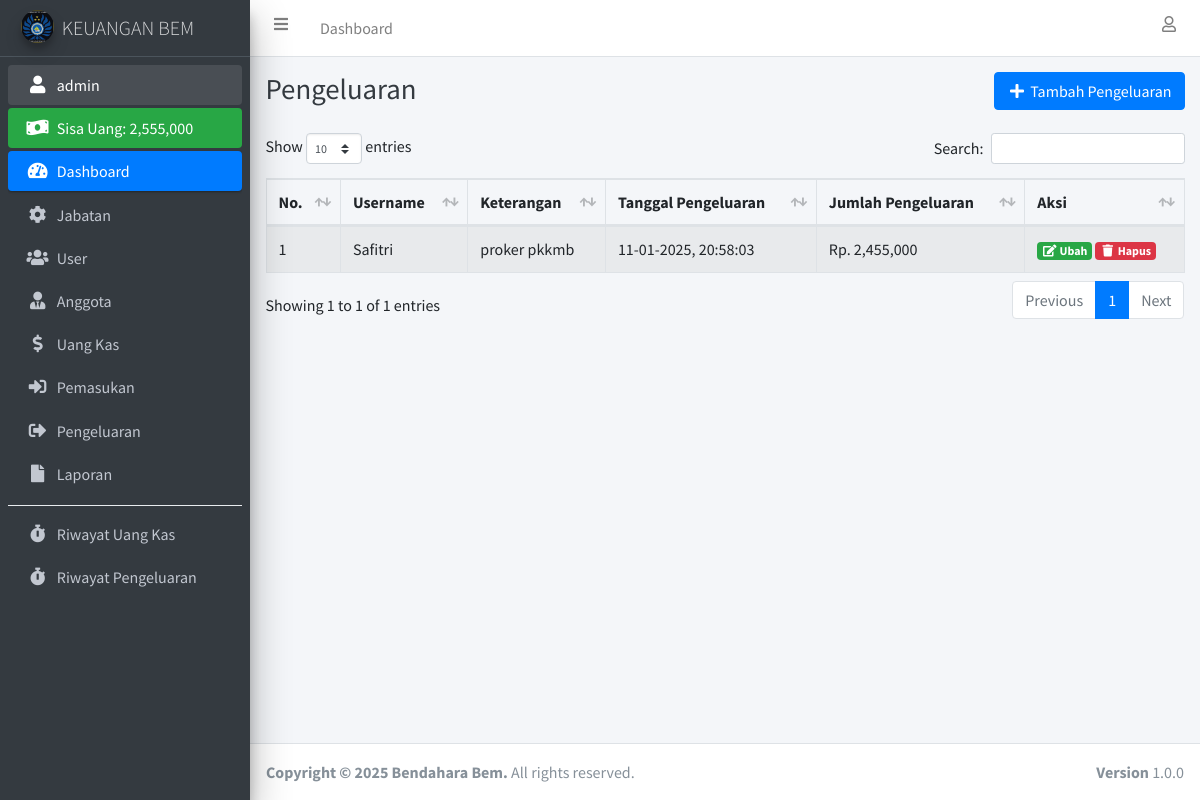
The app's page /pengeluaran.php (signed in) with its own data.
### tables this page shows
CREATE TABLE `user` (
  `id_user` int(11) NOT NULL,
  `nama_lengkap` varchar(100) NOT NULL,
  `username` varchar(100) NOT NULL,
  `password` varchar(255) NOT NULL,
  `id_jabatan` int(11) NOT NULL
);

CREATE TABLE `pengeluaran` (
  `id_pengeluaran` int(11) NOT NULL,
  `jumlah_pengeluaran` int(11) NOT NULL,
  `keterangan` text NOT NULL,
  `tanggal_pengeluaran` int(11) NOT NULL,
  `id_user` int(11) NOT NULL
);

### connection.php (called while the page is built, shortened)
<?php
	$host		= "localhost";
	$username	= "root";
	$password	= "";
	$database	= "uang_kas";
	$conn 		= mysqli_connect($host, $username, $password, $database);
if (isset($_SESSION['id_user'])) {
	function dataUser() {
		global $conn;
		$id_user = $_SESSION['id_user'];
		return mysqli_fetch_assoc(mysqli_query($conn, "SELECT * FROM user INNER JOIN jabatan ON user.id_jabatan = jabatan.id_jabatan WHERE id_user = '$id_user'"));
	}
}

### pengeluaran.php (the view, shortened to what this page needs)
<?php
  require 'connection.php';
  $pengeluaran = mysqli_query($conn, "SELECT * FROM pengeluaran INNER JOIN user ON pengeluaran.id_user = user.id_user");
?>
<!DOCTYPE html>
<html>
<head>
  <?php include 'include/css.php'; ?>
</head>
<body class="hold-transition sidebar-mini layout-fixed">
<div class="wrapper">
  <?php include 'include/navbar.php'; ?>
  <?php include 'include/sidebar.php'; ?>
  <div class="content-wrapper">
    <div class="content-header">
      <div class="container-fluid">
        <div class="row mb-2">
          <div class="col-sm">
            <h1 class="m-0 text-dark">Pengeluaran</h1>
          </div>
          <div class="col-sm text-right">
            <?php if ($_SESSION['id_jabatan'] !== '3'): ?>
              <button class="btn btn-primary" data-toggle="modal" data-target="#tambahPengeluaranModal"><i class="fas fa-fw fa-plus"></i> Tambah Pengeluaran</button>
            <?php endif ?>
          </div>
        </div>
      </div>
    </div>
    <section class="content">
      <div class="container-fluid">
        <div class="row">
          <div class="col-lg">
            <div class="table-responsive">
              <table class="table table-bordered table-hover table-striped" id="table_id">
                <thead>
                  <tr>
                    <th>No.</th>
                    <th>Username</th>
                    <th>Keterangan</th>
                    <th>Tanggal Pengeluaran</th>
                    <th>Jumlah Pengeluaran</th>
                    <?php if ($_SESSION['id_jabatan'] !== '3'): ?>
                      <th>Aksi</th>
                    <?php endif ?>
                  </tr>
                </thead>
                <tbody>
                  <?php $i = 1; ?>
                  <?php foreach ($pengeluaran as $dp): ?>
                    <tr>
                      <td><?= $i++; ?></td>
                      <td><?= $dp['username']; ?></td>
                      <td><?= $dp['keterangan']; ?></td>
                      <td><?= date("d-m-Y, H:i:s", $dp['tanggal_pengeluaran']); ?></td>
                      <td>Rp. <?= number_format($dp['jumlah_pengeluaran']); ?></td>
                      <?php if ($_SESSION['id_jabatan'] !== '3'): ?>
                        <td>
                          <a href="" class="badge badge-success" data-toggle="modal" data-target="#editPengeluaranModal<?= $dp['id_pengeluaran']; ?>"><i class="fas fa-fw fa-edit"></i> Ubah</a>
                          <?php if ($_SESSION['id_jabatan'] == '1'): ?>
                            <a href="hapus_pengeluaran.php?id_pengeluaran=<?= $dp['id_pengeluaran']; ?>" class="badge badge-danger btn-delete" data-nama="Pengeluaran : Rp. <?= number_format($dp['jumlah_pengeluaran']); ?> | <?= $dp['keterangan']; ?>"><i class="fas fa-fw fa-trash"></i> Hapus</a>
                          <?php endif ?>
                        </td>
                      <?php endif ?>
                    </tr>
                  <?php endforeach ?>
                </tbody>
              </table>
            </div>
          </div>
        </div>
      </div>
    </section>
  </div>
  <footer class="main-footer">
    <strong>Copyright &copy; 2025 Bendahara Bem.</strong>
    All rights reserved.
    <div class="float-right d-none d-sm-inline-block">
      <b>Version</b> 1.0.0
    </div>
  </footer>
</div>
</body>
</html>

### include/sidebar.php
<?php
  $dataUser = dataUser();
  $jml_pengeluaran = mysqli_fetch_assoc(mysqli_query($conn, "SELECT sum(jumlah_pengeluaran) as jml_pengeluaran FROM pengeluaran"));
  $jml_pengeluaran = $jml_pengeluaran['jml_pengeluaran'];
  $jml_pemasukan = mysqli_fetch_assoc(mysqli_query($conn, "SELECT sum(jumlah_pemasukan) as jml_pemasukan FROM pemasukan"));
  $jml_pemasukan = $jml_pemasukan['jml_pemasukan'];
  $jml_uang_kas = mysqli_fetch_assoc(mysqli_query($conn, "SELECT sum(minggu_ke_1 + minggu_ke_2 + minggu_ke_3 + minggu_ke_4) as jml_uang_kas FROM uang_kas"));
  $jml_uang_kas = $jml_uang_kas['jml_uang_kas'];
?>
<aside class="main-sidebar sidebar-dark-primary elevation-5">
  <a href="index.php" class="brand-link">
    <img src="assets/img/img_properties/images.jpg" alt="AdminLTE Logo" class="brand-image img-circle elevation-3" style="opacity: .8">
    <span class="brand-text font-weight-light">KEUANGAN BEM</span>
  </a>
  <div class="sidebar">
    <nav class="mt-2">
      <ul class="nav nav-pills nav-sidebar flex-column" data-widget="treeview" role="menu" data-accordion="false">
        <li class="nav-item has-treeview menu-open">
          <a href="profile.php" class="nav-link"><i class="nav-icon fas fa-fw fa-user"></i> <p><?= $dataUser['username']; ?></p></a>
        </li>
        <li class="nav-item">
          <div class="bg-success nav-link text-white">
            <i class="nav-icon fas fa-money-bill-wave"></i>
            <p>
              Sisa Uang: <?= number_format($jml_uang_kas - $jml_pengeluaran + $jml_pemasukan); ?>
            </p>
          </div>
        </li>
        <li class="nav-item has-treeview menu-open">
          <a href="index.php" class="nav-link active">
            <i class="nav-icon fas fa-tachometer-alt"></i>
            <p>
              Dashboard
            </p>
          </a>
        </li>
        <?php if ($dataUser['id_jabatan'] == '1'): ?>
          <li class="nav-item">
            <a href="jabatan.php" class="nav-link">
              <i class="nav-icon fas fa-cog"></i>
              <p>
                Jabatan
              </p>
            </a>
          </li>
          <li class="nav-item">
            <a href="user.php" class="nav-link">
              <i class="nav-icon fas fa-users"></i>
              <p>
                User
              </p>
            </a>
          </li>
        <?php endif ?>
        <li class="nav-item">
          <a href="siswa.php" class="nav-link">
            <i class="fas fa-user-tie nav-icon"></i>
            <p>Anggota</p>
          </a>
        </li>
        <li class="nav-item">
          <a href="uang_kas.php" class="nav-link">
            <i class="fas fa-dollar-sign nav-icon"></i>
            <p>Uang Kas</p>
          </a>
        </li>
        <li class="nav-item">
          <a href="pemasukan.php" class="nav-link">
            <i class="fas fa-sign-in-alt nav-icon"></i>
            <p>Pemasukan</p>
          </a>
        </li>
        <li class="nav-item">
          <a href="pengeluaran.php" class="nav-link">
            <i class="fas fa-sign-out-alt nav-icon"></i>
            <p>Pengeluaran</p>
          </a>
        </li>
        <li class="nav-item">
          <a href="laporan.php" class="nav-link">
            <i class="fas fa-file nav-icon"></i>
            <p>Laporan</p>
          </a>
        </li>
        <div class="dropdown-divider"></div>
        <li class="nav-item">
          <a href="riwayat.php" class="nav-link">
            <i class="fas fa-stopwatch nav-icon"></i>
            <p>Riwayat Uang Kas</p>
          </a>
        </li>
        <li class="nav-item">
          <a href="riwayat_pengeluaran.php" class="nav-link">
            <i class="fas fa-stopwatch nav-icon"></i>
            <p>Riwayat Pengeluaran</p>
          </a>
        </li>
      </ul>
    </nav>
  </div>
</aside>

### records on screen
user: username "admin"
pengeluaran: id_user.username "Safitri", keterangan "proker pkkmb", tanggal_pengeluaran "11-01-2025, 20:58:03", jumlah_pengeluaran "2,455,000"

### other values on screen
$jml_uang_kas - $jml_pengeluaran + $jml_pemasukan "2,555,000"
